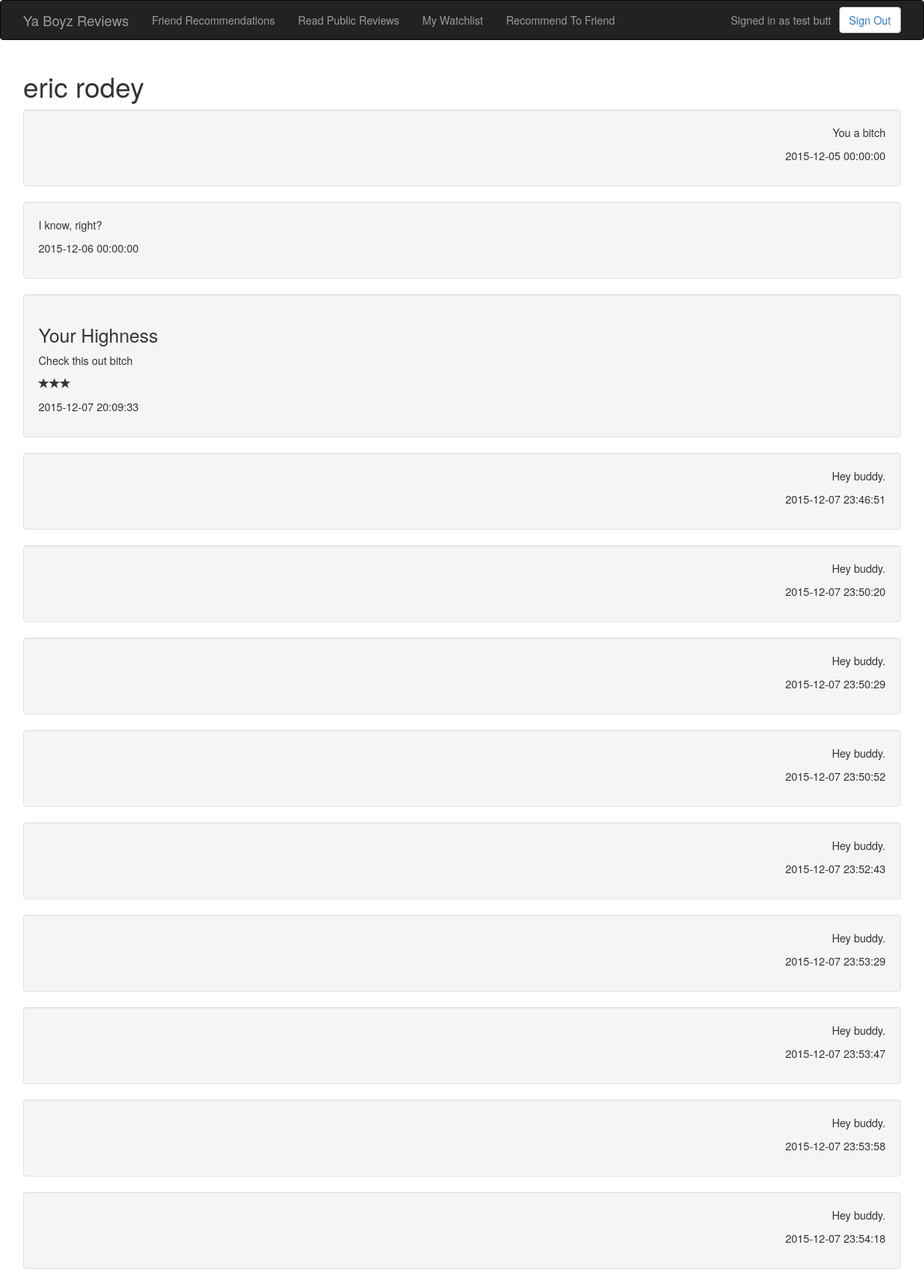
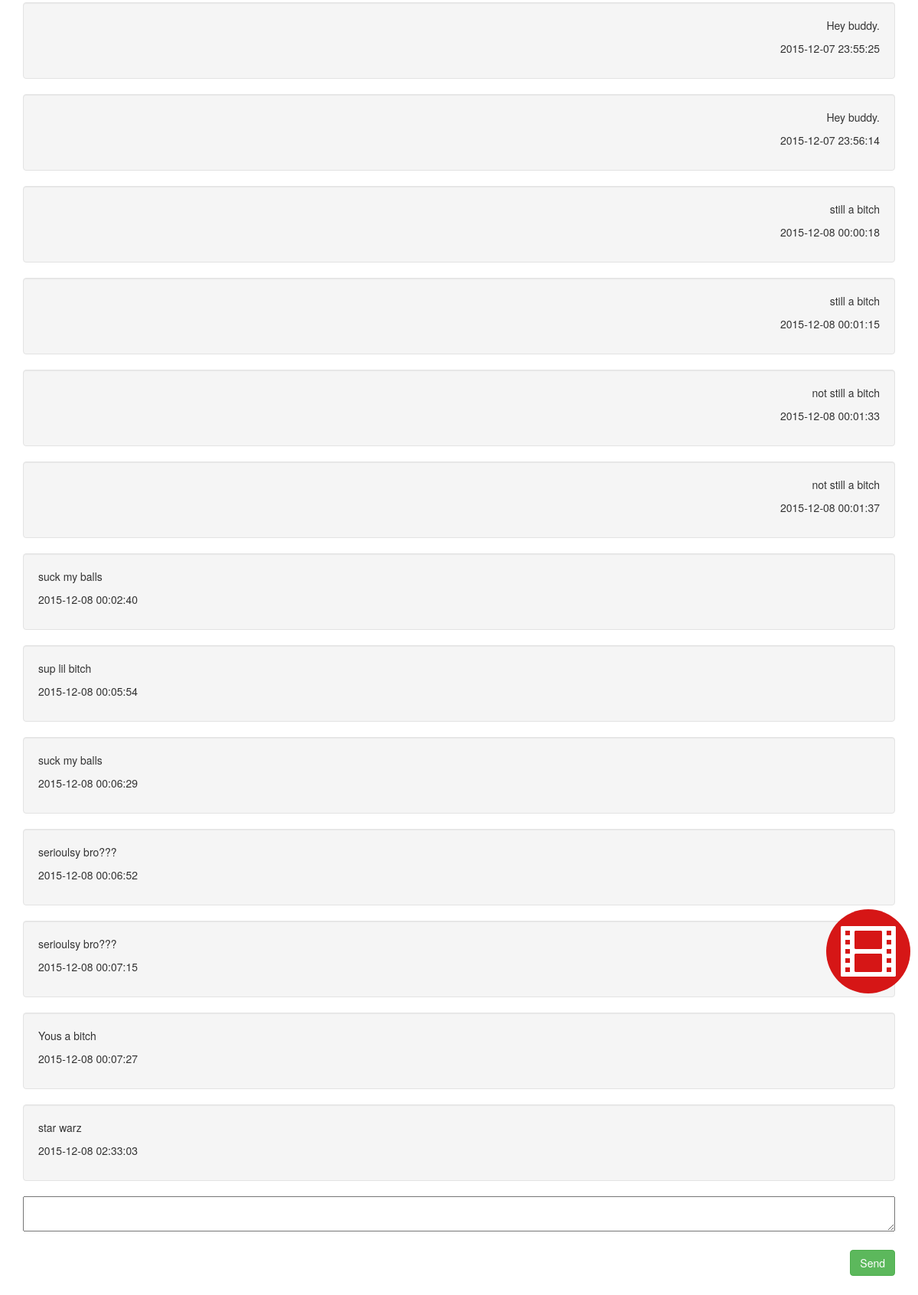
Page /conversation.php?friend_id=1 (signed in) on the committed database (2 pictures, top to bottom).
### tables this page shows
CREATE TABLE IF NOT EXISTS `User` (
  `id` int(10) NOT NULL,
  `first_name` varchar(50) NOT NULL,
  `last_name` varchar(50) NOT NULL,
  `email` varchar(50) NOT NULL,
  `password` varchar(50) NOT NULL,
  `date_created` datetime NOT NULL
);

CREATE TABLE IF NOT EXISTS `Message` (
  `id` int(10) NOT NULL,
  `to_user` int(11) NOT NULL,
  `from_user` int(11) NOT NULL,
  `date_created` datetime NOT NULL,
  `content` varchar(500) NOT NULL
);

CREATE TABLE IF NOT EXISTS `UserRecommendation` (
  `id` int(10) NOT NULL,
  `from_user` int(10) NOT NULL,
  `to_user` int(10) NOT NULL,
  `media` int(10) NOT NULL,
  `rating` int(1) NOT NULL,
  `comment` varchar(2500) DEFAULT NULL,
  `date_created` datetime NOT NULL
);

CREATE TABLE IF NOT EXISTS `Media` (
  `id` int(10) NOT NULL,
  `title` varchar(50) NOT NULL
);

### settings.php (called while the page is built)
<?php
    $db_connection = array();
    $db_connection['host'] = "localhost";
    $db_connection['username'] = "root";
    $db_connection['password'] = "";
    $db_connection['database'] = "yourboyzreviews";
?>

### connection.php (called while the page is built, shortened)
<?php
    require_once 'settings.php';
    class DatabaseConnection
    {
        private $host = "localhost";
        private $username = "username";
        private $password = "password";
        private $database = "";
        private $mysqli;
        public function __construct ()
        {
            global $db_connection;
            $host = $db_connection['host'];
            $username = $db_connection['username'];
            $password = $db_connection['password'];
            $database = $db_connection['database'];
        }
        public function setup ($host, $username, $password, $db)
        {
            $this->host = $host;
            $this->username = $username;
            $this->password = $password;
            $this->database = $db;
        }
        public function connect ()
        {
            try {
                if (!$this->mysqli = new mysqli($this->host, $this->username, $this->password, $this->database))
                    throw new Exception("Cannot Connect to " . $this->host);
            } catch (Exception $e) {
                echo $e->getMessage();
                exit;
            }
        }
        public function prepare_statement($statement) {
            return $this->mysqli->prepare($statement);
        }
        public function send_sql($statement) {
            return $this->mysqli->query($statement);
        }
    }
?>

### user.php (called while the page is built, shortened)
<?php
require_once 'connection.php';
    class User{
        private $dbConnection;
        public function __construct(){
            $this->dbConnection = new DatabaseConnection();
        }
        public function getFullNameById($id){
            $result = $this->dbConnection->send_sql("SELECT * FROM `User` WHERE `id` = " . $id);
            if ($result){
                $result = $result->fetch_object();
                return $result->first_name . " " . $result->last_name;
            }
            else{
                return false;
            }
        }
}
?>

### message.php (called while the page is built, shortened)
<?php
require_once 'connection.php';
    class Message{
        private $dbConnection;
        public function __construct(){
            $this->dbConnection = new DatabaseConnection();
        }
        public function getAllMessages($this_user, $other_user) {
            $where_clause = "WHERE (`to_user` = " . $this_user . " AND `from_user` = " . $other_user . ") OR (`to_user` = " . $other_user . " AND `from_user` = " . $this_user . ")";
            $query_string = "SELECT * FROM `Message` " . $where_clause . " ORDER BY `date_created`";
            $result = $this->dbConnection->send_sql($query_string);
            if ($result)
                return $result;
            else
                echo "horiffic failure";
        }
        public function getAllRecommendationsForConversation($this_user, $other_user) {
            $where_clause = "WHERE (`to_user` = " . $this_user . " AND `from_user` = " . $other_user . ") OR (`to_user` = " . $other_user . " AND `from_user` = " . $this_user . ")";
            $query_string = "SELECT * FROM `UserRecommendation` " . $where_clause . " ORDER BY `date_created`";
            $result = $this->dbConnection->send_sql($query_string);
            if ($result)
                return $result;
            else
                echo "horiffic failure";
        }
}
?>

### mediapost.php (called while the page is built, shortened)
<?php
require_once 'connection.php';
    class MediaPost{
        private $dbConnection;
        public function __construct(){
            $this->dbConnection = new DatabaseConnection();
        }
        public function getMediaById($media_id) {
            $query_string = "SELECT * FROM `Media` WHERE `id` = " . $media_id;
            $result = $this->dbConnection->send_sql($query_string);
            if ($result)
                return $result->fetch_object();
            else
                echo "horiffic failure";
        }
}
?>

### conversation.php (the view, shortened to what this page needs)
<!DOCTYPE html>
<html>
<head>
    <?php include_once 'header.php'; ?>
</head>
<body>
    <section id="head-bar">
        <?php include_once 'navbar.php'; ?>
    </section>
    <div class="container">
        <?php
            require_once 'message.php';
            require_once 'user.php';
            require_once 'mediapost.php';
            $user = new User();
            $message_object = new Message();
            $mediapost = new MediaPost();
            $this_user = $_SESSION['authenticated_user'];
            $other_user = 0;
            if ($_SERVER['REQUEST_METHOD'] === 'POST') {
                $other_user = $_POST['friend_id'];
                if(!empty($_POST['new_message'])){
                    $new_message = $_POST['new_message'];
                    $date_created = date("Y-m-d H:i:s");
                    $message_object->storeMessage($other_user,$this_user,$date_created,$new_message);
                    header("Location: http://" . $_SERVER['HTTP_HOST'] . $_SERVER[REQUEST_URI] . "?friend_id=" . $other_user);
                    exit();
                }
            }
            else {
                $other_user = $_GET['friend_id'];
            }
            $other_name = $user->getFullNameById($other_user);
            $messages = $message_object->getAllMessages($this_user, $other_user);
            $recommendations = $message_object->getAllRecommendationsForConversation($this_user, $other_user);
            echo "<h1>";
            echo $other_name;
            echo "</h1>";
            $recommendation = null;
            if($recommendations)
                $recommendation = $recommendations->fetch_object();
            if($messages) {
                while($message = $messages->fetch_object()) {
                    if ($recommendation && $recommendation->date_created < $message->date_created) {
                        do {
                            if ($recommendation->to_user === $this_user) {
                                $title = $mediapost->getMediaById($recommendation->media)->title;
                                ?>
                                <div class="well" style="text-align:left;">
                                    <h3><?php echo $title; ?></h3>
                                    <p><?php echo $recommendation->comment; ?></p>
                                    <p>
                                    <?php
                                    for ($i = 0; $i < $recommendation->rating; $i++)
                                        echo '<span class="glyphicon glyphicon-star"></span>';
                                    ?>
                                    </p>
                                    <p><?php echo $recommendation->date_created ?></p>
                                </div>
                                <?php
                            }
                            $recommendation = $recommendations->fetch_object();
                        } while($recommendation && $recommendation->date_created < $message->date_created);
                    }
                    if($message->to_user === $this_user){
                        ?>
                        <div class="well" style="text-align:left;">
                            <p><?php echo $message->content; ?></p>
                            <p><?php echo $message->date_created ?></p>
                        </div>
                        <?php
                    }
                    else{
                        ?>
                        <div class="well" style="text-align:right;">
                            <p><?php echo $message->content; ?></p>
                            <p><?php echo $message->date_created ?></p>
                        </div>
                        <?php
                    }
                }
            }
            ?>
            <form method="POST" action="conversation.php">
                <div class="form-group">
                    <label for="messagebox" style="width:100%">
                        <textarea name="new_message" style="width:100%;"></textarea>
                    </label>
                </div>
                <div class="form-group">
                    <input type="submit" class="btn btn-success" value="Send" style="float:right; margin-bottom:25px;" />
                </div>
            </form>
    </div>
</body>
</html>

### navbar.php (shortened to what this page needs)
<nav class="navbar navbar-inverse">
    <div class="container">
        <a class="navbar-brand" href="home.php">Ya Boyz Reviews</a>
        <div class="collapse navbar-collapse" id="navbar-collapse-1">
            <ul class="nav navbar-nav">
                <li><a href="friend_reviews.php">Friend Recommendations</a></li>
                <li><a href="public_reviews.php">Read Public Reviews</a></li>
                <li><a href="user_watchlist.php">My Watchlist</a></li>
                <li><a href="recommend.php">Recommend To Friend</a></li>
            </ul>
            <?php
                if(isset($_SESSION['authenticated_user'])) {
                    require_once 'user.php';
                    $auth_user = $_SESSION['authenticated_user'];
                    $nav_user = new User();
                    $user_name = $nav_user->getFullNameById($auth_user);
                    echo '<button type="button" class="btn btn-default navbar-btn navbar-right"><a href="signout.php">Sign Out</a></button>';
                    echo '<p class="navbar-text navbar-right" style="margin-right:10px;">Signed in as <a href="#" class="navbar-link">' . $user_name . ' </a> </p>';
                }
                else {
                    echo '<button type="button" class="btn btn-default navbar-btn navbar-right"><a href="signin.php">Sign In</a></button>';
                    echo '<button type="button" class="btn btn-default navbar-btn navbar-right"><a href="signup.php">Sign Up</a></button>';
                }
            ?>
        </div>
    </div>
</nav>
<div id="ankle_container">
<a href="recommend.php"><span data-toggle="tooltip" title="Recommend Now!" id="ankle_icon" class="glyphicon glyphicon-film"></span></a>
</div>

### rows in the picture
user: user_name "test butt"
user: other_name "eric rodey"
message: content "You a bitch", date_created "2015-12-05 00:00:00"
message: content "I know, right?", date_created "2015-12-06 00:00:00"
message: content "Hey buddy.", date_created "2015-12-07 23:46:51"
userrecommendation: media.title "Your Highness", comment "Check this out bitch", rating 3 (drawn), date_created "2015-12-07 20:09:33"
message: content "Hey buddy.", date_created "2015-12-07 23:50:20"
message: content "Hey buddy.", date_created "2015-12-07 23:50:29"
message: content "Hey buddy.", date_created "2015-12-07 23:50:52"
message: content "Hey buddy.", date_created "2015-12-07 23:52:43"
message: content "Hey buddy.", date_created "2015-12-07 23:53:29"
message: content "Hey buddy.", date_created "2015-12-07 23:53:47"
message: content "Hey buddy.", date_created "2015-12-07 23:53:58"
message: content "Hey buddy.", date_created "2015-12-07 23:54:18"
message: content "Hey buddy.", date_created "2015-12-07 23:55:25"
message: content "Hey buddy.", date_created "2015-12-07 23:56:14"
message: content "still a bitch", date_created "2015-12-08 00:00:18"
message: content "still a bitch", date_created "2015-12-08 00:01:15"
message: content "not still a bitch", date_created "2015-12-08 00:01:33"
message: content "not still a bitch", date_created "2015-12-08 00:01:37"
message: content "suck my balls", date_created "2015-12-08 00:02:40"
message: content "sup lil bitch", date_created "2015-12-08 00:05:54"
message: content "suck my balls", date_created "2015-12-08 00:06:29"
message: content "serioulsy bro???", date_created "2015-12-08 00:06:52"
message: content "serioulsy bro???", date_created "2015-12-08 00:07:15"
message: content "Yous a bitch", date_created "2015-12-08 00:07:27"
message: content "star warz", date_created "2015-12-08 02:33:03"
